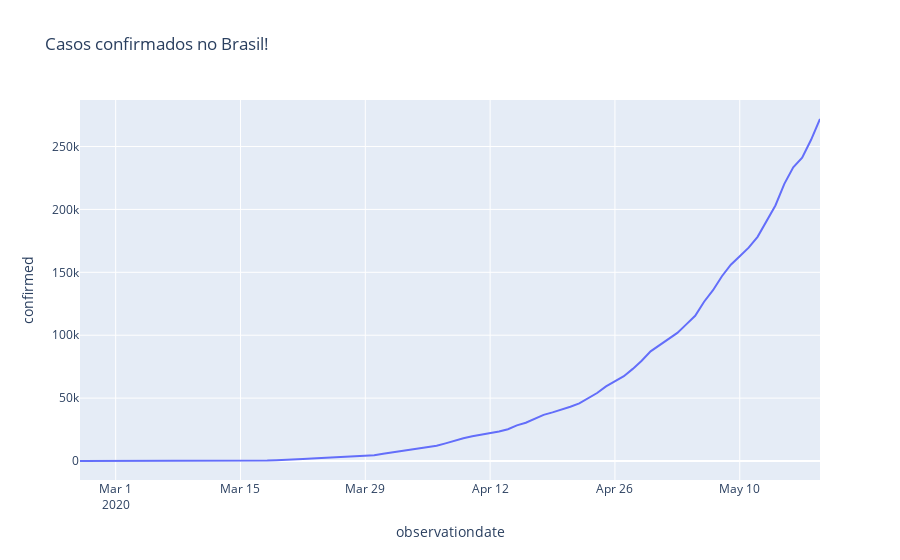

Source (notebook cell):
### Markdown cell above
# Casos Confirmados

### Code cell
px.line(brasil, 'observationdate','confirmed', title="Casos confirmados no Brasil!")
